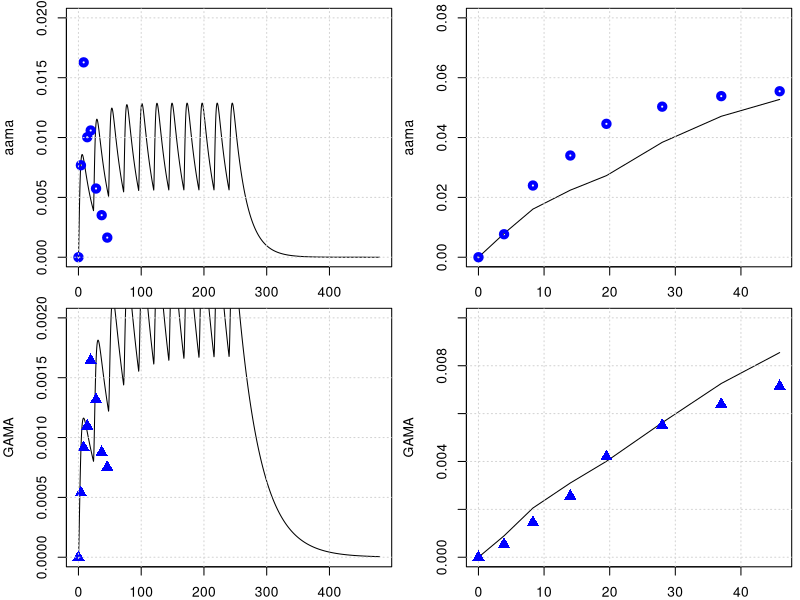
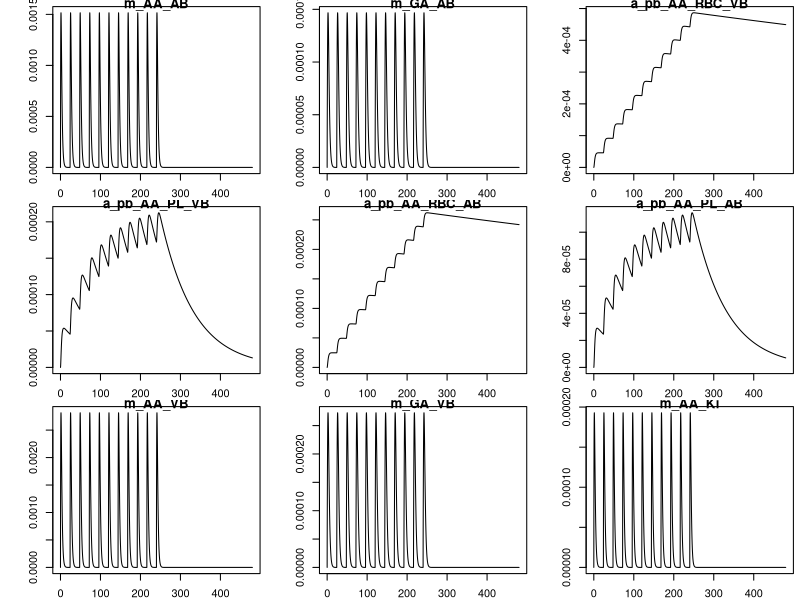
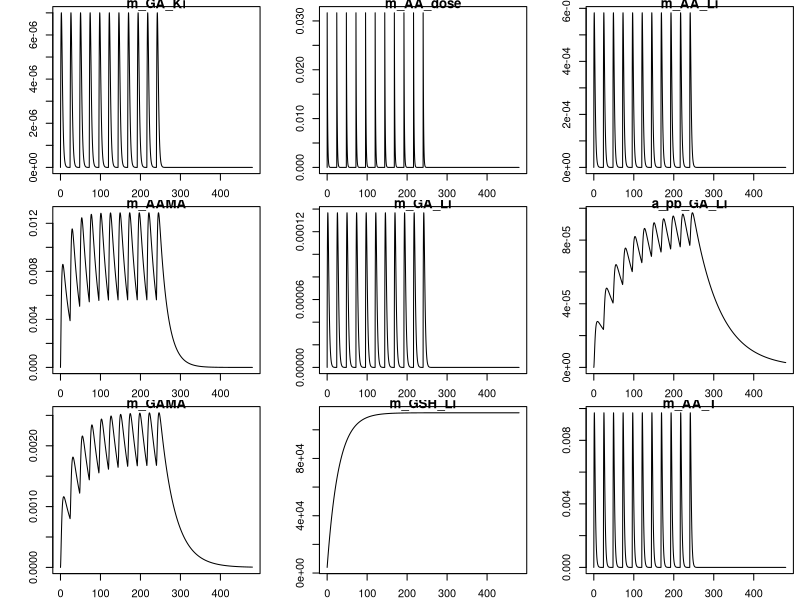
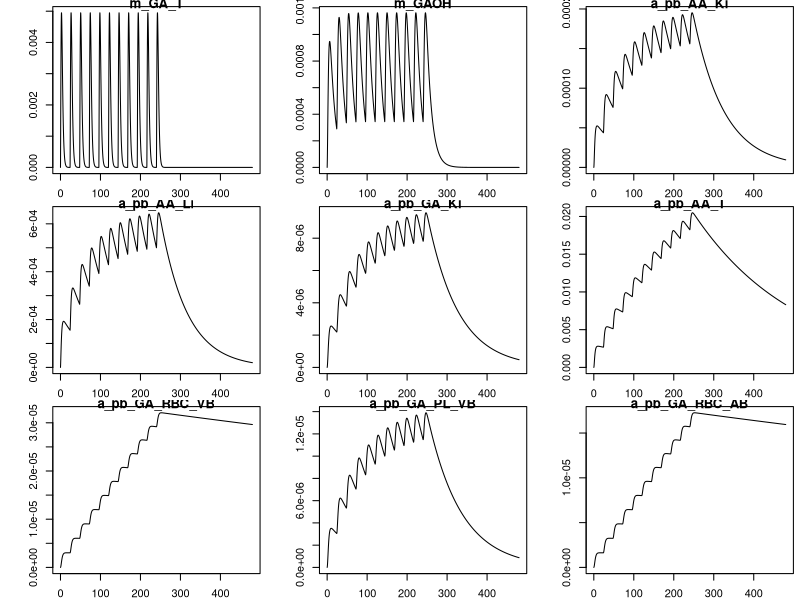
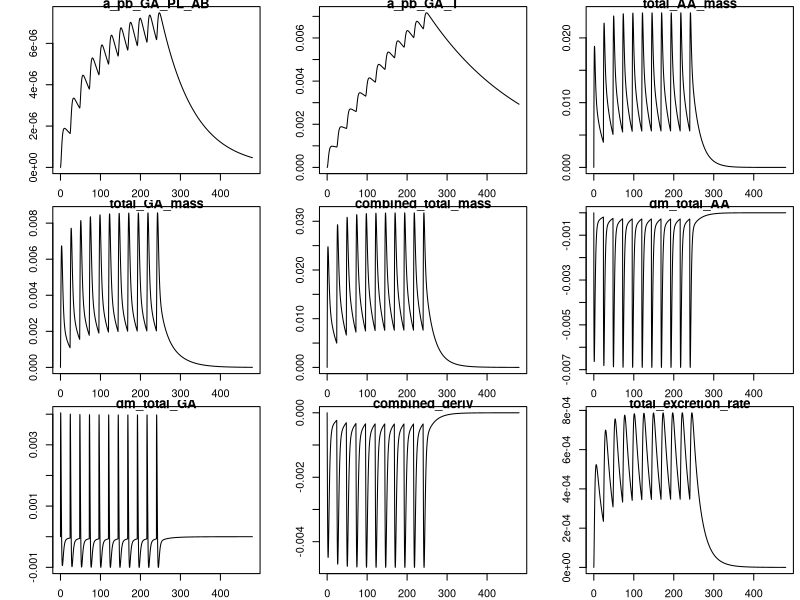
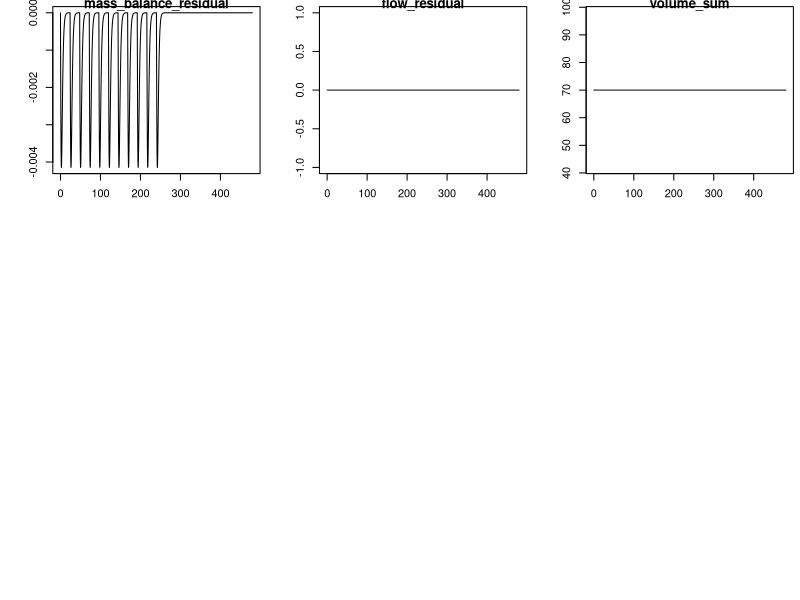

Write R code to recreate these figures, in order.
library(deSolve)
library(minpack.lm)
graphics.off()

# body weight in kg
BW = 70 
# fractions of BW
##https://journals.sagepub.com/doi/pdf/10.1177/ANIB_32_3-4
F_B = 0.079 
F_B_AB = 0.35 #fraction: arterial blood of blood volume
F_B_VB = 0.65 #fraction: venous blood of blood volume
F_Li = 0.026
F_Ki = 0.0044
F_T = 1-(F_B+F_Li+F_Ki)
# organ volumes in L
V_AB <- BW*F_B*F_B_AB 
V_VB <- BW*F_B*F_B_VB 
F_BC = 0.44    #'Fraction blood cells'
F_BS = 1-F_BC  #'Fraction serum'
        V_AB_RBC = V_AB*F_BC
        V_AB_PL  = V_AB*F_BS
        V_VB_RBC = V_VB*F_BC
        V_VB_PL  = V_VB*F_BS

V_T <- BW*F_T
V_Ki <- BW*F_Ki
V_Li <- BW*F_Li
# cardiac output in L/(kg*h)
##https://journals.sagepub.com/doi/pdf/10.1177/ANIB_32_3-4
QCC = 16        #12.5 # maybe 14 or 6.5 check?
Q_C = QCC*BW^0.75
#FQ_P = 2.5/100 Trine: We don't have a lung compartment in this model
FQ_Li = 0.255
FQ_Ki = 0.19 #total - there is also an aterial flow rate 
FQ_T = 1 -( FQ_Li + FQ_Ki) # +FQ_P) Trine: We don't have a lung compartment in this model
Q_Li <- Q_C*FQ_Li
Q_Ki <- Q_C*FQ_Ki
Q_T <- Q_C*FQ_T

MW_aa = 71   # mg/mmol
MW_ga = 87   # mg/mmol
MW_GSH = 307.32 # mg/mmol
k_0_GSH = 7   # from Sweeney paper.
MW_GSH = 307.32     # mg/mmol

# partition coefficient 
pAA_TB = .2        # Tissue::blood partition AA, Sweeney et al (2010) paper
pAA_KiB = 0.8      # Kidney::blood partition AA, Sweeney et al (2010) paper
pAA_LiB = 0.4      # liver::blood partition AA, Sweeney et al (2010) paper
# Maybe we said it earlier and these parameters are not sensitive to the model, but from which paper did you get the values of these partition coefs., 
# in the paper of Sweeney and of Li are different pAA_LiB = 0.4 and pAA_KiB = 0.8.

# reaction rate constants 
k_AAuptake = 1 #1/h

k_onAA_T = 0.028  #1/h     # we took it from Sweenney
k_onAA_B = 0.036  #1/h
k_onAA_Li = 0.71 #1/h
k_onAA_Ki = 0.13 #1/h

# from 0.23 to 0.35
k_cl_GSH = 0.035   # 1/h   #  Reed et al. 2008 'A mathematical model of glutathione metabolism'
# doi:10.1186/1742-4682-5-8

# k_onAA_GSH = 0.55 # L/(mmol h)
# check, we do not use it any more.
k_exc_AAMA = 0.049  ## ##MK Furh et al. report on Elimination half-life of AAMA as ~17.4 h, then k_exc_AAMA=0.0398 h-1#
# 'Toxicokinetics of acrylamide in humans after ingestion of a defined dose in a test meal to improve risk assessment for acrylamide carcinogenicity'
# DOI: 10.1158/1055-9965.EPI-05-0647
# 0.049 #1/h or 0.13 # this will change the shape

# Maximum velocity for enzymatic reaction 
V_max_p450 = 9 /MW_aa*BW^0.7  # mg/h  from Sweenney paper, checked!
# maximum rate of GA and AA conjugation with GSH (mg/(h BW^0.7))
Vmax_AA_GSH <- 24*BW^0.7 # from the Sweeny  fitted   mg/h

# +++++++++++++++++++++++++++++++++++++++++++++++++++++++++++++++++
# PARAMETERS FOR GA
# +++++++++++++++++++++++++++++++++++++++++++++++++++++++++++++++++
# partition coefficient
pGA_TB = 1.35 # Have been calculated from the Doerge et al 2005 paper on TK in mice
pGA_LiB = 0.63 # Have been calculated from the Doerge et al 2005 paper on TK in mice
pGA_KiB = .3

#k_onGA_GSH = 0.8 #L/(mmol h)
k_onGA_T = 0.69        #1/h
k_onGA_B = 0.108       #1/h
k_onGA_Ki = k_onAA_T/2 #1/h
k_onGA_Li = 0.115      #1/h

k_exc_GAMA = 0.027   ##MK Furh et al. report on Elimination half-life of GAMA: ~25.1 hours, then k_exc_GAMA = 0.0276 h-1##  
# 0.077 #1/h  # or 0.027 # from sweeney # 
k_exc_GAOH = 0.077     # 1/h  # from sweeney
# (removed as no longer used) k_exc_GA <- .4         # 1/h Q_Ki*0.025

# Maximum velocity for enzymatic reaction 
V_max_EH = 20 *BW^0.7  
KM_p450 = 10.0
KM_EH = 100.0
# maximum rate of GA and AA conjugation with GSH (mg/(h BW^0.7))
Vmax_GA_GSH <- 20*BW^0.7 # from the Sweeny ( Vmax_GC2 )  fitted   mg/h

KMG1 = 50  #!Km with respect to AA for GSH conjugation mg/L (from Sweeny code) 
# Trine: This should be mg. Delete the term MW_aa
# Sweeney has this parameter for rats ans 100 mg/L why did you use this number and why divived by MW??

KMGG = .1/MW_GSH        # !KM with respect to GSH for AA or GA conjugation with GSH mmol/L. Trine: should be mg/L
####and that this is 307 mg/L #This comment is wrong ignore
KMG2 = 100  #!Km with respect to GA for GSH conjugation mM. Trine: This should be mg. Delete the term MW_aa
# The same comment as for KMG1

# from the code, not from paper
KPT_Li = 0.015    # !'protein turnover rate in liver'# this is confimred in the exp. values of Sweeney
KPT_Ki = 0.013    # !'protein turnover rate in kidney'# 1/h this is 0.012 in Sweeney, I guess its not much of difference
#KPTR   = 1        # !'protein turnover rate in rpt'# this is 0.012 in Li et.al
KPTS   = 0.0039   # !'protein turnover rate in spt'# and this they have it 0.0051 Sweeney and Li 0.0012 refering to Sweeney
KPTRB  = 0.00035  # (correct by Maria)    # !'protein turnover rate in rbc'# how did we get that?
KPTPL  = 0.012    # !'protein turnover rate in plasma'# Sweeney has 0.012 for this value

   kpb_Li = 0.1    #!protein binding in liver
   kpbk_ki = 0.08   #!protein binding in kidney
   kpbr1 = 0.08  # !protein binding in rpt
   kpbs1 = 0.08   #!protein binding in spt
   kpbrb1 = 0.01 # !protein binding in rbc (hemoglobin binding)
   kpbpl1 = 0.01   #!protein binding in plasma 
reactratio = 2.0  #!reactivity ratio with protein, AA/GA
kpb_Li_2 = kpb_Li/reactratio    #!protein binding in liver
kpbk2 = kpbk_ki/reactratio    #!protein binding in kidney
kpbr2 = kpbr1/reactratio    #!protein binding in rpt
kpbs2 = kpbs1/reactratio    #!protein binding in spt
kpbrb2 = kpbrb1/reactratio  #!protein binding in rbc (hemoglobin binding)
kpbpl2 = kpbpl1/reactratio  #!protein binding in plasma 
# +++++++++++++++++++++++++++++++++++++++++++++++++++++++++++++++++
# create list of parameter
# +++++++++++++++++++++++++++++++++++++++++++++++++++++++++++++++++
params <- unlist(c(data.frame(pAA_TB, pAA_LiB, pAA_KiB,
                              pGA_TB, pGA_LiB, pGA_KiB,
                              k_onAA_T, k_onAA_B, k_onAA_Li,  k_onAA_Ki,
                              k_onGA_T, k_onGA_B, k_onGA_Li, k_onGA_Ki, 
                              k_exc_AAMA, k_exc_GAMA,
                              k_cl_GSH, V_max_p450, KM_p450, V_max_EH, KM_EH,
                              k_AAuptake)
))
yini <- c(m_AA_AB = 0.0, m_GA_AB = 0.0,      
          a_pb_AA_RBC_VB = 0, a_pb_AA_PL_VB =0,
          a_pb_AA_RBC_AB = 0, a_pb_AA_PL_AB =0,
          m_AA_VB = 0.0, m_GA_VB = 0.0,
          m_AA_Ki = 0.0, m_GA_Ki = 0.0, m_AA_dose = 0 ,
          m_AA_Li = 0.0, m_AAMA = 0.0, 
          m_GA_Li = 0.0, a_pb_GA_Li = 0.0,
          m_GAMA  = 0.0,       
          m_GSH_Li = k_0_GSH * V_Li * MW_GSH, 
          m_AA_T = 0.0, m_GA_T = 0.0,
          m_GAOH = 0.0, 
          a_pb_AA_Ki = 0,  a_pb_AA_Li = 0,
          a_pb_GA_Ki = 0, a_pb_AA_T = 0, 
          a_pb_GA_RBC_VB = 0, a_pb_GA_PL_VB =0,
          a_pb_GA_RBC_AB = 0, a_pb_GA_PL_AB =0,
          a_pb_GA_T = 0
)
# ++++++++++++++++++++++++++++++++++++++++++++++++++++++++++++++++++
# PBPK model for Acrylamide (AA) with GA and mass-balance diagnostics
# ++++++++++++++++++++++++++++++++++++++++++++++++++++++++++++++++++
PBPKmodelAA <- function(t, state, parameter) {
  with(as.list(c(t, state, parameter)), {
    
    #----#---#  Model for AA  #---#---#
    # concentrations blood in the organs in mg/L
    c_AA_AB <- m_AA_AB / V_AB
    c_AA_VB <- m_AA_VB / V_VB
    c_AA_T  <- m_AA_T  / V_T
    c_AA_Li <- m_AA_Li / V_Li   
    c_AA_Ki <- m_AA_Ki / V_Ki
    
    c_GSH_Li <- m_GSH_Li / V_Li
    
    # units checked -> mg/h
    dm_AA_dose <- - k_AAuptake * m_AA_dose
    
    # Blood
    # units checked -> mg/h
    dm_AA_AB <- Q_C * (c_AA_VB - c_AA_AB) - k_onAA_B * m_AA_AB
    dm_AA_VB <- Q_T * (c_AA_T / pAA_TB) + Q_Li * (c_AA_Li / pAA_LiB) + Q_Ki * (c_AA_Ki / pAA_KiB) -
      Q_C * c_AA_VB - k_onAA_B * m_AA_VB
    
    # Concentrations of bound GA (for completeness)
    c_pb_AA_RBC_VB <- a_pb_AA_RBC_VB / V_VB_RBC
    c_pb_AA_PL_VB  <- a_pb_AA_PL_VB  / V_VB_PL
    # Concentrations of bound GA (arterial)
    c_pb_AA_RBC_AB <- a_pb_AA_RBC_AB / V_AB_RBC
    c_pb_AA_PL_AB  <- a_pb_AA_PL_AB  / V_AB_PL
    # RBC binding (venous)
    da_pb_AA_RBC_VB <- kpbrb1 * c_AA_VB * V_VB_RBC  - a_pb_AA_RBC_VB * KPTRB   # elimination
                        + Q_C * (c_pb_AA_RBC_AB - c_pb_AA_RBC_VB)  # exchange
    
    # Plasma binding (venous)
    da_pb_AA_PL_VB <- kpbpl1 * c_AA_VB * V_VB_PL  - a_pb_AA_PL_VB * KPTPL      # elimination
                        + Q_C * (c_pb_AA_PL_AB - c_pb_AA_PL_VB)  # exchange
    
    # RBC binding (arterial blood)
    da_pb_AA_RBC_AB <- kpbrb1 * c_AA_AB * V_AB_RBC - a_pb_AA_RBC_AB * KPTRB   # elimination
                       + Q_C * (c_pb_AA_RBC_VB - c_pb_AA_RBC_AB)  # exchange
    # Plasma binding (arterial)
    da_pb_AA_PL_AB <- kpbpl1 * c_AA_AB * V_AB_PL - a_pb_AA_PL_AB * KPTPL      # elimination
                        + Q_C * (c_pb_AA_PL_VB - c_pb_AA_PL_AB)  # exchange
    
    
    
    
    
    # Kidney
    dm_AA_Ki <- Q_Ki * c_AA_AB - Q_Ki * (c_AA_Ki / pAA_KiB) - k_onAA_Ki * m_AA_Ki
    # protein turnover AA in Kidney
    da_pb_AA_Ki <- kpbk_ki * m_AA_Ki - a_pb_AA_Ki * KPT_Ki
    
    # liver metabolism (AA -> GA via P450 and AA -> AAMA via GSH conjugation)
    metAA_GSH  <- Vmax_AA_GSH * c_AA_Li * c_GSH_Li / ((KMG1 + c_AA_Li) * (KMGG + c_GSH_Li))
    metAA_P450 <- V_max_p450 * MW_aa * c_AA_Li / (KM_p450 + c_AA_Li)
    
    # Liver mass balance for AA
    dm_AA_Li <- Q_Li * (c_AA_AB - c_AA_Li / pAA_LiB) + k_AAuptake * m_AA_dose -
      k_onAA_Li * m_AA_Li - metAA_P450 - metAA_GSH
    # protein turnover AA in Liver
    da_pb_AA_Li <- kpb_Li * m_AA_Li - a_pb_AA_Li * KPT_Li
    
    # Tissue
    dm_AA_T <- Q_T * (c_AA_AB - c_AA_T / pAA_TB) - k_onAA_T * m_AA_T
    # protein turnover AA in Tissue
    da_pb_AA_T <- kpbs1 * m_AA_T - a_pb_AA_T * KPTS
    
    # Urine / metabolite AAMA (from AA via GSH conjugation)
    dm_AAMA <- metAA_GSH - m_AAMA * k_exc_AAMA
    
    
    ########################################################################################
    #-GA-#-GA-#  Model for GA  #-GA-#-GA-#    
    # concentrations blood in the organs in mg/L
    c_GA_AB <- m_GA_AB / V_AB
    c_GA_VB <- m_GA_VB / V_VB
    c_GA_T  <- m_GA_T  / V_T
    c_GA_Li <- m_GA_Li / V_Li
    c_GA_Ki <- m_GA_Ki / V_Ki
    
    # Blood
    dm_GA_AB <- Q_C * (c_GA_VB - c_GA_AB) - k_onGA_B * m_GA_AB
    dm_GA_VB <- Q_T * (c_GA_T / pGA_TB) + Q_Li * (c_GA_Li / pGA_LiB) + Q_Ki * (c_GA_Ki / pGA_KiB) -
      Q_C * c_GA_VB - k_onGA_B * m_GA_VB
    
    
    # Concentrations of bound GA (for completeness)
    c_pb_GA_RBC_VB <- a_pb_GA_RBC_VB / V_VB_RBC
    c_pb_GA_PL_VB  <- a_pb_GA_PL_VB  / V_VB_PL
    # Concentrations of bound GA (arterial)
    c_pb_GA_RBC_AB <- a_pb_GA_RBC_AB / V_AB_RBC
    c_pb_GA_PL_AB  <- a_pb_GA_PL_AB  / V_AB_PL
    # RBC binding (venous)
    da_pb_GA_RBC_VB <- kpbrb2 * c_GA_VB * V_VB_RBC  - a_pb_GA_RBC_VB * KPTRB   # elimination
                      + Q_C * (c_pb_GA_RBC_AB - c_pb_GA_RBC_VB)  # exchange
    
    # Plasma binding (venous)
    da_pb_GA_PL_VB <- kpbpl2 * c_GA_VB * V_VB_PL  - a_pb_GA_PL_VB * KPTPL      # elimination
                      + Q_C * (c_pb_GA_PL_AB - c_pb_GA_PL_VB)  # exchange

    # RBC binding (arterial blood)
    da_pb_GA_RBC_AB <- kpbrb2 * c_GA_AB * V_AB_RBC - a_pb_GA_RBC_AB * KPTRB   # elimination
                        + Q_C * (c_pb_GA_RBC_VB - c_pb_GA_RBC_AB)  # exchange
    # Plasma binding (arterial)
    da_pb_GA_PL_AB <- kpbpl2 * c_GA_AB * V_AB_PL - a_pb_GA_PL_AB * KPTPL      # elimination
                       + Q_C * (c_pb_GA_PL_VB - c_pb_GA_PL_AB)  # exchange

    
    
    
    
    
    
    
    
    
    
    # Kidney
    dm_GA_Ki <- Q_Ki * c_GA_AB - Q_Ki * (c_GA_Ki / pGA_KiB) - k_onGA_Ki * m_GA_Ki
    da_pb_GA_Ki <- kpbk_ki * m_GA_Ki - a_pb_GA_Ki * KPT_Ki
    
    # Liver metabolism for GA (and formation from AA via p450)
    metGA_GSH <- Vmax_GA_GSH * c_GSH_Li * c_GA_Li / ((c_GA_Li + KMG2) * (c_GSH_Li + KMGG))
    metGA_EH  <- V_max_EH  * c_GA_Li / (KM_EH + c_GA_Li)
    
    dm_GA_Li <- Q_Li * (c_GA_AB - c_GA_Li / pGA_LiB) - k_onGA_Li * m_GA_Li +
      metAA_P450 - metGA_GSH - metGA_EH
    # protein turnover GA in Liver
    da_pb_GA_Li <- kpb_Li_2 * m_GA_Li - a_pb_GA_Li * KPT_Li
    
    # GA metabolites (excretable)
    dm_GAMA  <- metGA_GSH - m_GAMA * k_exc_GAMA
    dm_GAOH  <- metGA_EH  - m_GAOH * k_exc_GAOH
    
    # Tissue
    dm_GA_T <- Q_T * (c_GA_AB - c_GA_T / pGA_TB) - k_onGA_T * m_GA_T
    da_pb_GA_T <- kpbs2 * m_GA_T - a_pb_GA_T * KPTS
    
    # GSH pool in liver (consumed by both AA and GA conjugation)
    dm_GSH_Li <- k_0_GSH * V_Li * MW_GSH - k_cl_GSH * m_GSH_Li - metAA_GSH - metGA_GSH
    
    
    
    
    # -------------------------------------------------------------------------
    # Mass-balance diagnostics (do not change dynamics; returned as named outputs)
    # Total mass pools (AA, GA, and combined AA+GA + metabolites)
    total_AA_mass <- m_AA_AB + m_AA_VB + m_AA_T + m_AA_Li + m_AA_Ki + m_AAMA
    total_GA_mass <- m_GA_AB + m_GA_VB + m_GA_T + m_GA_Li + m_GA_Ki + m_GAMA + m_GAOH
    
    # Rate of change of total AA (sum of AA derivatives)
    dm_total_AA <- dm_AA_dose + dm_AA_AB + dm_AA_VB + dm_AA_T + dm_AA_Li + dm_AA_Ki + dm_AAMA
    # Rate of change of total GA (sum of GA derivatives)
    dm_total_GA <- dm_GA_AB + dm_GA_VB + dm_GA_T + dm_GA_Li + dm_GA_Ki + dm_GAMA + dm_GAOH
    
    # Combined pool derivative (AA + GA + excretable metabolites)
    combined_deriv <- dm_total_AA + dm_total_GA
    
    # Total excretion (rate at which mass leaves the modeled system)
    total_excretion_rate <- m_AAMA * k_exc_AAMA + m_GAMA * k_exc_GAMA + m_GAOH * k_exc_GAOH
    
    # For perfect mass conservation: combined_deriv + total_excretion_rate should be ~ 0
    # (because conversions AA->GA are internal transfers; only excretion removes mass)
    mass_balance_residual <- combined_deriv + total_excretion_rate
    
    # Flow/volume diagnostics
    flow_residual <- Q_C - (Q_T + Q_Li + Q_Ki)   # if non-zero, flows don't sum to cardiac output
    volume_sum    <- V_AB + V_VB + V_T + V_Li + V_Ki  # check if sum matches expected total blood/tissue volume
    
    # -------------------------------------------------------------------------
    # Return: first element must be vector of derivatives (in the same order as `state`)
    derivs <- c(
      dm_AA_AB,    dm_GA_AB,   
      da_pb_AA_RBC_VB,  da_pb_AA_PL_VB,  
      da_pb_AA_RBC_AB,  da_pb_AA_PL_AB,
      dm_AA_VB,    dm_GA_VB,
      dm_AA_Ki,    dm_GA_Ki,   dm_AA_dose,
      dm_AA_Li,    dm_AAMA,
      dm_GA_Li,    da_pb_GA_Li, dm_GAMA,
      dm_GSH_Li,   dm_AA_T,     dm_GA_T,
      dm_GAOH,
      da_pb_AA_Ki, da_pb_AA_Li,
      da_pb_GA_Ki, da_pb_AA_T, 
      da_pb_GA_RBC_VB,  da_pb_GA_PL_VB,  
      da_pb_GA_RBC_AB,  da_pb_GA_PL_AB,
      da_pb_GA_T
    )
    
    # Named diagnostics returned as additional items (deSolve will include them in output)
    return(list(
      derivs,
      total_AA_mass = total_AA_mass,
      total_GA_mass = total_GA_mass,
      combined_total_mass = total_AA_mass + total_GA_mass,
      dm_total_AA = dm_total_AA,
      dm_total_GA = dm_total_GA,
      combined_deriv = combined_deriv,
      total_excretion_rate = total_excretion_rate,
      mass_balance_residual = mass_balance_residual,
      flow_residual = flow_residual,
      volume_sum = volume_sum
    ))
  })
}
PBPKmodelAA <- compiler::cmpfun(PBPKmodelAA)

# ++++++++++++++++++++++++++++++++++++++++++++++++++++++++++++++++++
# manual readout from Kopp and Dekant 2009
# ++++++++++++++++++++++++++++++++++++++++++++++++++++++++++++++++++
n_days = 20
times <- seq(from = 0, to = n_days * 24 , by = 0.1)
diet <- data.frame(var = "m_AA_dose", method = "add",
                   time = 24* c(0:10),  value = 0.5 *BW /1000 )  # dose of 0.05 microg/kg bw
out <- ode(y = yini, times = times, func = PBPKmodelAA, parms = params, events = list(data = diet))
yobs_urine <- data.frame(
  time = c(0.0, 3.9, 8.3, 14, 19.5, 28, 37, 45.9),
  AAMA = c(0.0/1000000, 32.8/1000000, 69.5/1000000, 42.8/1000000, 45.2/1000000, 24.5/1000000, 15/1000000, 7/1000000)*234.28, #https://pubchem.ncbi.nlm.nih.gov/compound/N-Acetyl-S-_2-carbamoylethyl_-L-cysteine
  GAMA = c(0.0, 2.15*1e-6, 3.66*1e-6, 4.38*1e-6, 6.57*1e-6, 5.26*1e-6, 3.50*1e-6, 3.0*1e-6)*250.27
)

# plot for AAMA in urinary
par(mfrow=c(2,2),mar=c(2,4,.5,.5))
plot(out[,'time'], out[,'m_AAMA']   ,type = 'l',xlab = 'time', ylab = 'aama', ylim = c(0,.02) )
points(yobs_urine$time, yobs_urine$AAMA , col="blue", lwd = 4) ; grid()
time_points_measure_unrine = c(1, 40, 84, 141, 196, 280 , 371, 460)
tamtam = out[,'m_AAMA'][time_points_measure_unrine ]
plot(yobs_urine$time, cumsum( tamtam ),type = 'l', ylab = 'aama', ylim = c(0,.08), xlab = 'time' ); grid()
points(yobs_urine$time, cumsum(yobs_urine$AAMA) , col="blue", lwd = 4)

# plot for GAMA 
plot(out[,'time'], out[,'m_GAMA']  ,type = 'l',xlab = '', ylab = 'GAMA', ylim = c(0,.002) )
points(yobs_urine$time, yobs_urine$GAMA , col="blue", cex = 1.5, pch = 17); grid()
time_points_measure_unrine = c(1, 40, 84, 141, 196, 280 , 371, 460)
tamtam = out[,'m_GAMA'][time_points_measure_unrine ]
plot(yobs_urine$time, cumsum( tamtam ),type = 'l',xlab = '', ylab = 'GAMA', ylim = c(0,.01) ); grid()
points(yobs_urine$time, cumsum(yobs_urine$GAMA) , col="blue",cex = 1.5, pch = 17)

plot(out)
